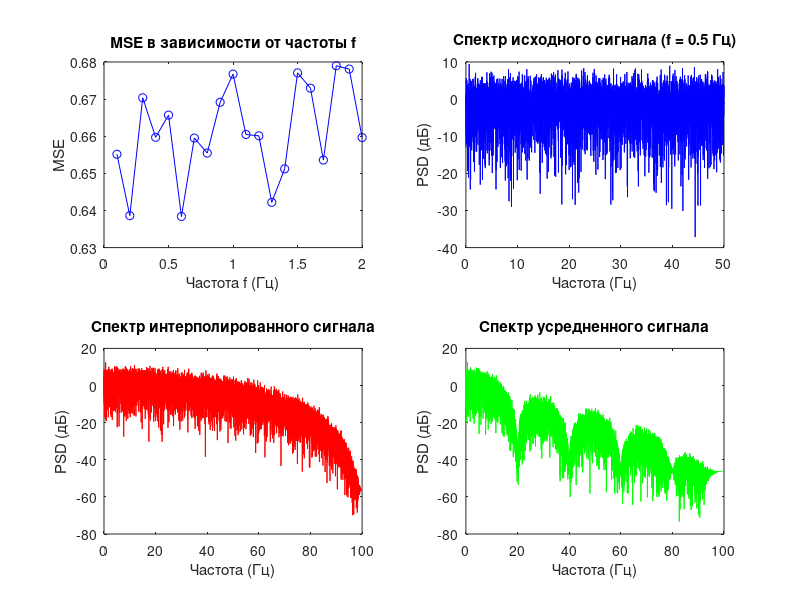

This chart was generated by the following MATLAB code:
% Вектор частот для анализа
f_values = 0.1:0.1:2; % Частота от 0.1 до 2 Гц с шагом 0.1
mse_values = zeros(size(f_values)); % Для хранения MSE

% Параметры
dt = 0.01; % Шаг дискретизации
t = 0:dt:100; % Временной вектор (100 секунд)
fs = 1/dt; % Частота дискретизации
window_size = 10; % Размер окна для усреднения

% Цикл по частотам
for i = 1:length(f_values)
    f = f_values(i); % Текущая частота

    % 1. Генерация случайного сигнала
    signal = randn(1, length(t)); % Белый шум

    % 2. Интерполяция
    dt_interp = dt/2; % Удвоенная частота дискретизации
    t_interp = 0:dt_interp:100;
    signal_interp = interp1(t, signal, t_interp, 'linear');

    % 3. Усреднение
    impact = conv(signal_interp, ones(1, window_size)/window_size, 'valid');

    % 4. Измерение MSE
    mse_values(i) = mean((signal_interp(1:length(impact)) - impact).^2);
end

% Спектральный анализ для одной частоты (например, f = 0.5 Гц)
f = 0.5;
signal = randn(1, length(t));
t_interp = 0:dt_interp:100;
signal_interp = interp1(t, signal, t_interp, 'linear');
impact = conv(signal_interp, ones(1, window_size)/window_size, 'valid');

% FFT
N = length(signal);
N_interp = length(signal_interp);
N_impact = length(impact);
fs_interp = 1/dt_interp;

signal_fft = fft(signal);
freq = (0:N-1)*(fs/N);
signal_psd = abs(signal_fft(1:floor(N/2)+1)).^2 / N;
freq = freq(1:floor(N/2)+1);

signal_interp_fft = fft(signal_interp);
freq_interp = (0:N_interp-1)*(fs_interp/N_interp);
signal_interp_psd = abs(signal_interp_fft(1:floor(N_interp/2)+1)).^2 / N_interp;
freq_interp = freq_interp(1:floor(N_interp/2)+1);

impact_fft = fft(impact, N_interp);
impact_psd = abs(impact_fft(1:floor(N_interp/2)+1)).^2 / N_interp;
freq_impact = freq_interp(1:floor(N_interp/2)+1);

% Визуализация
figure;
subplot(2,2,1);
plot(f_values, mse_values, 'b-o');
title('MSE в зависимости от частоты f');
xlabel('Частота f (Гц)'); ylabel('MSE');

subplot(2,2,2);
plot(freq, 10*log10(signal_psd), 'b');
title('Спектр исходного сигнала (f = 0.5 Гц)');
xlabel('Частота (Гц)'); ylabel('PSD (дБ)');

subplot(2,2,3);
plot(freq_interp, 10*log10(signal_interp_psd), 'r');
title('Спектр интерполированного сигнала');
xlabel('Частота (Гц)'); ylabel('PSD (дБ)');

subplot(2,2,4);
plot(freq_impact, 10*log10(impact_psd), 'g');
title('Спектр усредненного сигнала');
xlabel('Частота (Гц)'); ylabel('PSD (дБ)');
